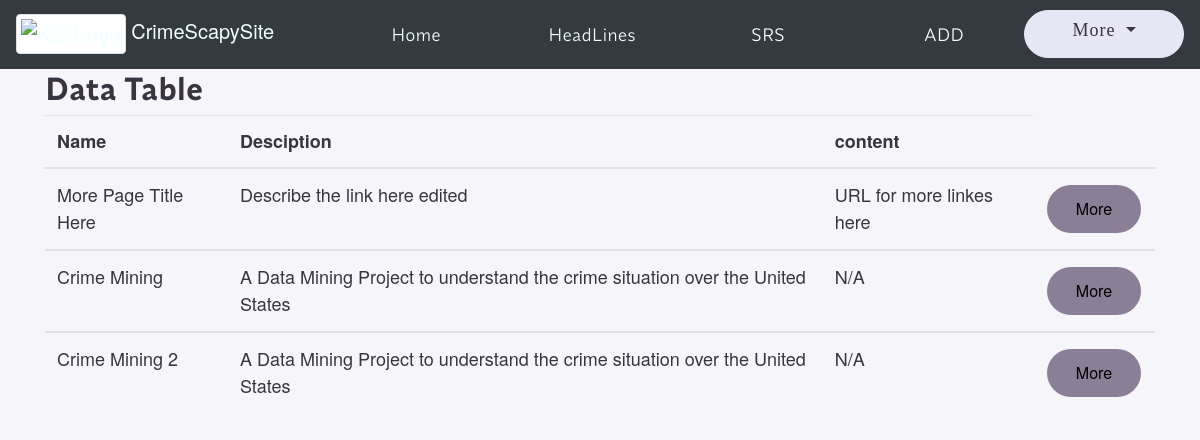
The page /home/headline/ on the database its author committed.
### home/models.py (models this page shows, shortened)
class Headline(models.Model):
    headline_name = models.CharField(max_length=200)
    headline_desc = models.CharField(max_length=200)
    headline_content = models.CharField(max_length=1000)
    headline_image = models.CharField(max_length=1000,default="https://encrypted-tbn0.gstatic.com/images?q=tbn:ANd9GcSbdpd2opUVxL2tYnU2Z2KlayBAbtfWUUuMYvu1_YpSUg&usqp=CAU&ec=48600113")

### home/views.py (the view)
# urls.py: path("headline/", views.headlines, name = "headlines"),
def headlines(request):
    headline_list = Headline.objects.all()
    context ={
        'headline_list':headline_list,
    }
    return render(request,'home/headline.html', context)

### home/templates/home/headline.html (shortened to what this page needs)
{% extends 'home/base.html' %}
    {% block body %}
    <div class = "container">
        <h2> Data Table </h2>
        <table class = "table table-hover table-responsive">
            <thread>
                <tr>
                    <th>Name</th>
                    <th>Desciption</th>
                    <th>content</th>
                </tr>
            </thread>
            {% for headline in headline_list %}
            <tbody>
                <td> {{headline.headline_name}}     </td>
                <td> {{headline.headline_desc}}     </td>
                <td> {{headline.headline_content}}  </td>
                <td>
                    <select id = "mySelect" onchange = "window.location.href = this.value;">
                        <option value = "#">More</option>
                    </div class = "dropdown">
                </td>
            </tbody>
            {% endfor %}
    {% endblock %}

### home/templates/home/base.html (shortened to what this page needs)
{% load static %}
<!DOCTYPE html>
<html lang="en">
<head>
    <link rel= "stylesheet" href="https://cdn.jsdelivr.net/npm/bootstrap@4.0.0/dist/css/bootstrap.min.css">
    <link rel = "stylesheet" type ="text/css" href="{% static 'home/style.css' %}">
</head>
<body>
  <nav class="navbar navbar-expand-lg navbar-light bg-dark">
    <a class="navbar-brand " href="{% url 'home:index' %}">
      <img style = "height: 60px;width: 60px; "class = "img-thumbnail" src = "https://s-media-cache-ak0.pinimg.com/736x/1f/ff/ce/1fffce58e49f5d4f743f9e2678a757aa--owl-logo-animal-logo.jpg" alt = "KSU logo">
      CrimeScapySite</a>
    <div class="collapse navbar-collapse" id="navbarNav">
      <ul class="navbar-nav ml-auto">
        <li class="nav-item">
          <a class="nav-link" href="{% url 'home:index' %}">Home</a>
        </li>
        <li class="nav-item">
          <a class="nav-link" href="{% url 'home:headlines' %}">HeadLines</a>
        </li>
        <li class="nav-item">
          <a class="nav-link" href="{% url 'home:srsdownloadfile' %}" download>SRS</a>
        </li>
        <li class="nav-item">
          <a class = "nav-link" href="{% url 'home:add_HL' %}">ADD</a>
        </li>
      </ul>
      <div class="dropdown">
        <a class="btn btn-dark dropdown-toggle" role="button" data-toggle="dropdown" aria-haspopup="true" aria-expanded="false">
          More
        </a>
      </div>
    </div>
  </nav>
{% block body %}
{% endblock %}
</body>
</html>

### home/static/home/style.css (style rules this page uses)
* { box-sizing: border-box; margin: 0; padding: 0; }
nav { justify-content: right; }
.nav-link { display: inline-block; min-width: 10rem; text-decoration: none; text-align: center; padding: 0.8rem; }
body { background-color: rgb(245, 245, 250); color: rgb(57, 52, 63); font-family: Helvetica Neue, sans-serif; font-size: large; padding-bottom: 5rem; }
h2 { font-family: SynonymSemibold; text-align: left; padding-bottom: 0rem; }
#mySelect { appearance: none; background-color: #8B7E97; border: #E6E6F5; color: black; padding: 12px 24px; border-radius: 2rem; text-align: center; text-decoration: none; display: inline-block; font-size: 16px; margin: 4px 2px; cursor: pointer; }
.navbar-light .navbar-brand { color:azure }
.navbar-nav .nav-item .nav-link { color: azure; }
li { font-family: SynonymRegular; margin-left: 1rem; }
.btn { color: #8B7E97; background-color: #E6E6F5; border: 1px solid #E6E6F5; font-family: Iosevka; font-size: large; letter-spacing: 1px; border-radius: 2rem; box-shadow: none; height: 3rem; min-width: 10rem; margin: 0 auto; }

### rows shown on the page
Headline: headline_name "More Page Title Here", headline_desc "Describe the link here edited", headline_content "URL for more linkes here"
Headline: headline_name "Crime Mining", headline_desc "A Data Mining Project to understand the crime situation over the United States", headline_content "N/A"
Headline: headline_name "Crime Mining 2", headline_desc "A Data Mining Project to understand the crime situation over the United States", headline_content "N/A"
